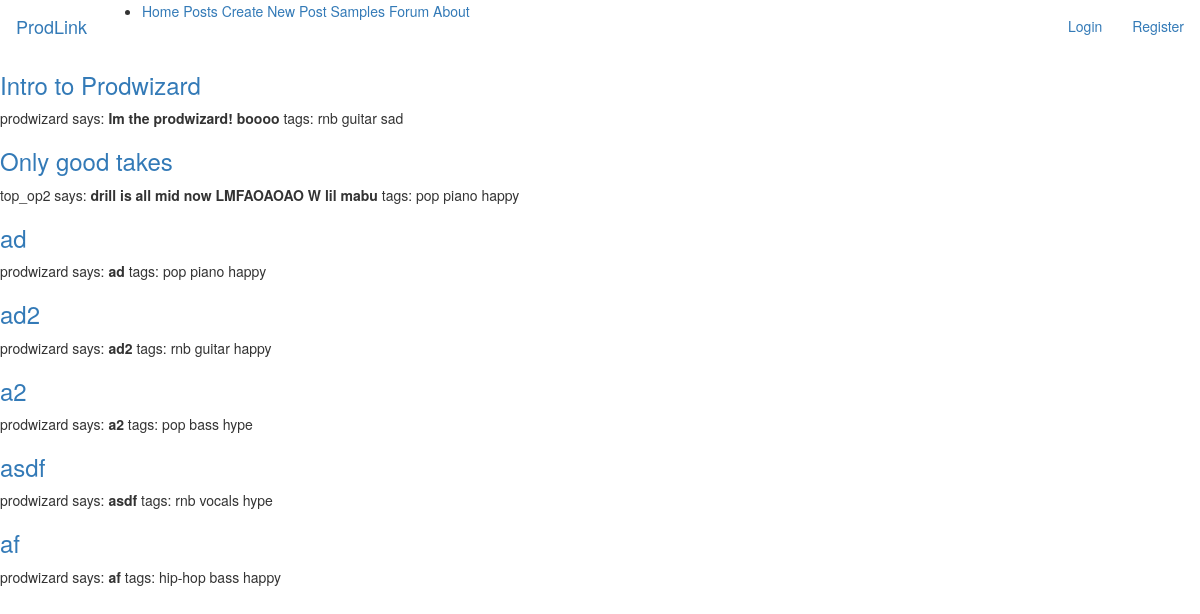
The page /posts on the database its author committed.
### app/models.py (models this page shows, shortened)
class Post(db.Model):
    id = db.Column(db.Integer, primary_key=True)
    title = db.Column(db.String(140))
    body = db.Column(db.String(140))
    timestamp = db.Column(db.DateTime, index=True, default=datetime.utcnow)
    audio_file = db.Column(db.String(255))
    user_id = db.Column(db.Integer, db.ForeignKey('user.id'))
    tags = db.relationship("Tag", secondary=tag_post_association, back_populates="posts")
    comments = db.relationship("Comment", secondary=comment_post_association, back_populates="posts")

class User(UserMixin, db.Model):
    id = db.Column(db.Integer, primary_key=True)
    username = db.Column(db.String(64), index=True, unique=True)
    email = db.Column(db.String(120), index=True, unique=True)
    password_hash = db.Column(db.String(128))
    posts = db.relationship('Post', backref='author', lazy='dynamic')

class Tag(db.Model):
    id = db.Column(db.Integer, primary_key=True)
    name = db.Column(db.String(64), index=True, unique=True)
    posts = db.relationship("Post", secondary=tag_post_association, back_populates="tags")
    tag_type = db.Column(db.String(64), index=True)

### app/routes.py (the view)
@app.route('/posts')
def posts():
    posts = Post.query.all()
    return render_template('posts.html', posts=posts)

### app/templates/posts.html
{% extends "base.html" %}
{% block content %}
    {% for post in posts %}
    <h3><a href="{{ url_for('post', post_id=post.id) }}">{{ post.title }}</a></h3>
    <p>
    {{ post.author.username }} says: <b>{{ post.body }}</b>
        tags:
        {% for tag in post.tags %}
        {{ tag.name }}
        {% endfor %}
    </p>
    {% endfor %}
{% endblock %}

### app/templates/base.html (shortened to what this page needs)
{% extends 'bootstrap/base.html' %}
{% block navbar %}
    <nav class="navbar navbar-expand-lg navbar-light bg-light">
        <a class="navbar-brand" href="/">ProdLink</a>
        <div class="collapse navbar-collapse">
            <ul class="navbar-nav mr-auto">
              <li class="nav-item">
                  <a class="nav-link" href="/index"> Home <span class="sr-only">(current)</span></a>
                  <a class="nav-link" href="/posts"> Posts </a>
                  <a class="nav-link" href="/newpost"> Create New Post </a>
                  <a class="nav-link" href="/samplesforum"> Samples Forum </a>
                  <a class="nav-link" href="/about"> About </a>
              </li>
            </ul>
            <ul class="nav navbar-nav navbar-right">
                    {% if current_user.is_anonymous %}
                    <li><a href="{{ url_for('login') }}">Login</a></li>
                    <li><a href="{{ url_for('register') }}">Register</a></li>
                    {% else %}
                    <li><a href="{{ url_for('user', username=current_user.username) }}">Profile </a></li>
                    <li><a href="{{ url_for('logout') }}"> Logout</a></li>
                    {% endif %}
            </ul>
        </div>
    </nav>
{% endblock %}

### rows shown on the page
Post: title "Intro to Prodwizard", author.username "prodwizard", body "Im the prodwizard! boooo"
Tag: name "rnb"
Tag: name "guitar"
Tag: name "sad"
Post: title "Only good takes", author.username "top_op2", body "drill is all mid now LMFAOAOAO W lil mabu"
Tag: name "pop"
Tag: name "piano"
Tag: name "happy"
Post: title "ad", author.username "prodwizard", body "ad"
Post: title "ad2", author.username "prodwizard", body "ad2"
Post: title "a2", author.username "prodwizard", body "a2"
Tag: name "bass"
Tag: name "hype"
Post: title "asdf", author.username "prodwizard", body "asdf"
Tag: name "vocals"
Post: title "af", author.username "prodwizard", body "af"
Tag: name "hip-hop"
